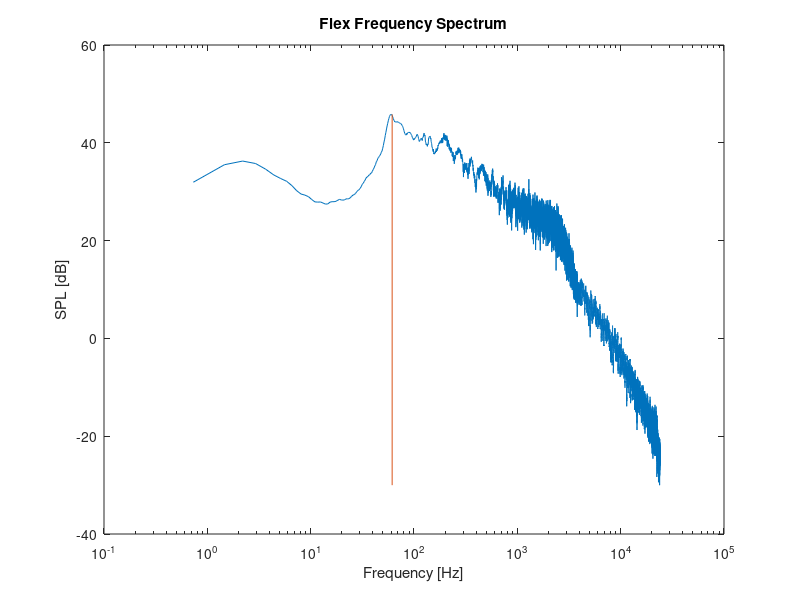

Write the MATLAB code that produced this figure. (Note: this script raises an error after producing the figure.)
clc
clear

%Read in from file
fid = fopen('flex-averaged.txt','r');

data = textscan(fid, '%f %f %f','CommentStyle','*');
f = data{1};
dB = data{2};
fclose(fid);

%Solution data
ElmerFreqs = [
61.45
279.09
337.70
376.27
1023.64
1048.49

];

InPlane = [
    60.0271972
376.1854744
1053.100776
];

%Plot
figure(1)
p1 = semilogx(f,dB);
xlabel('Frequency [Hz]')
ylabel('SPL [dB]')
title('Flex Frequency Spectrum')

for i = 1:length(ElmerFreqs)
   l1=  line([ElmerFreqs(i) ElmerFreqs(i)], [min(dB) max(dB)]);
   l1.Color = 'k';
   l1.LineWidth = 2;
   l1.LineStyle = '--';
end

for i = 1:length(InPlane)
   l2=  line([InPlane(i) InPlane(i)], [min(dB) max(dB)]);
   l2.Color = 'r';
   l2.LineWidth = 2;
   l2.LineStyle = '--';
end
legend([p1,l1,l2],{'Data','Elmer Solutions','Analytic Solutions'})
ylim([min(dB),max(dB)]);
xlim([min(f),max(f)]);

%fn vs n
figure(2)
plot(1:length(ElmerFreqs),ElmerFreqs,'--bo');
hold on
plot([1,4,5],InPlane,'*r','Linewidth',2);
xlabel('Mode Number n')
ylabel('Natural Frequency [Hz]')
title('Flex - Natural Frequencies')
xticks([1,2,3,4,5,6])
legend('Elmer Solutions','In-Plane Bending Analytic Solutions')